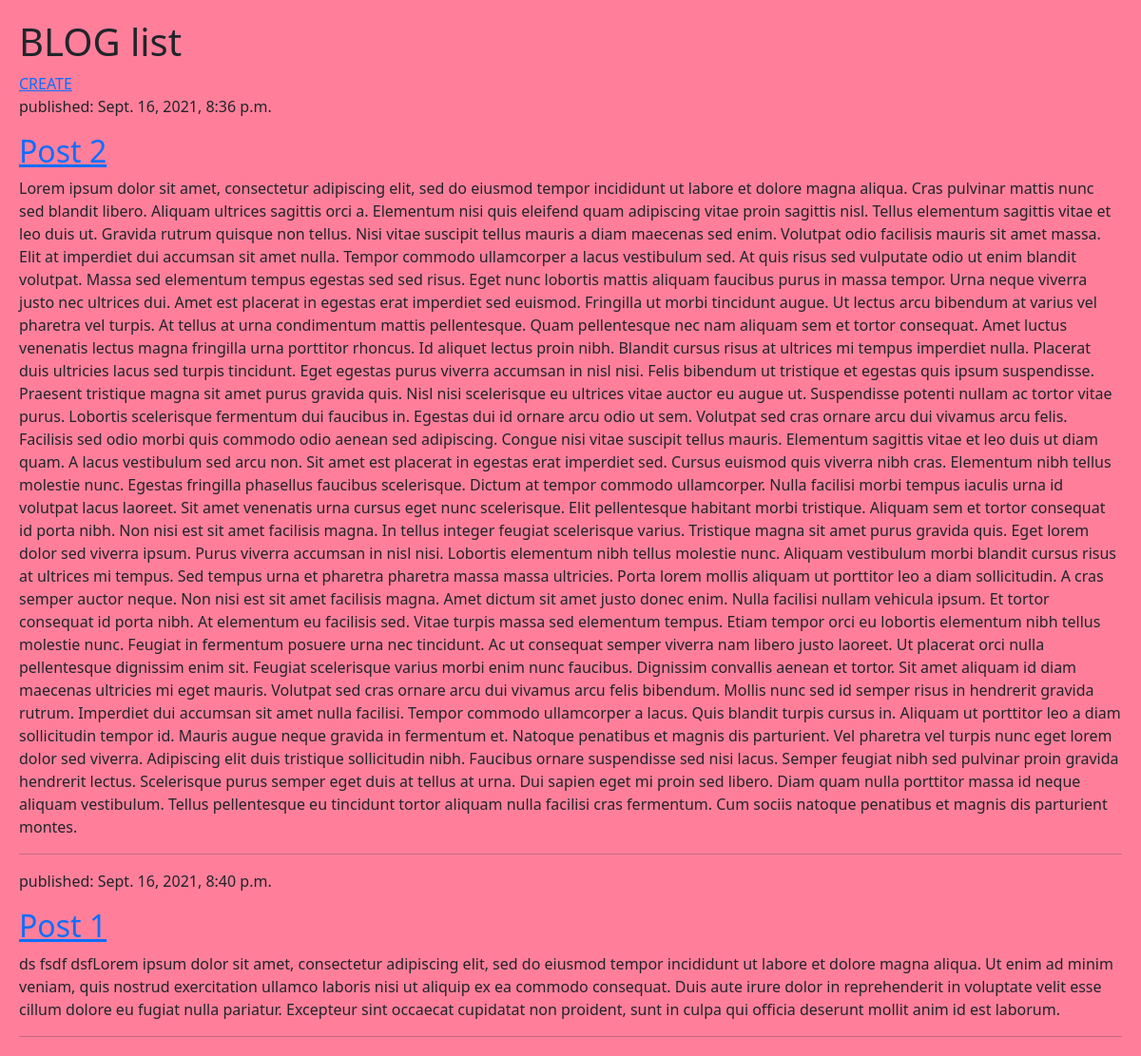
/, run on an earlier commit of the app's database.
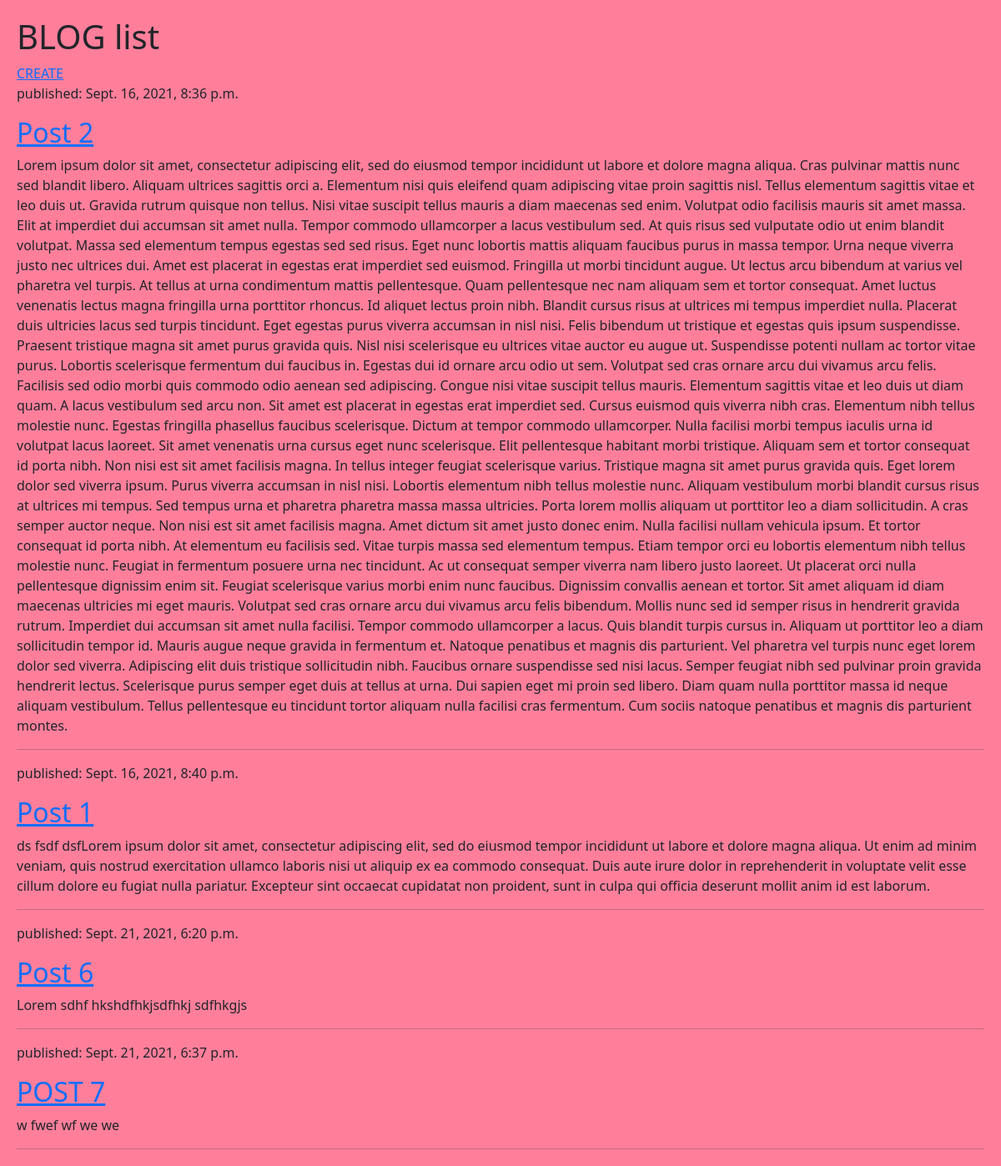
And on a later commit of the database.
### blog/models.py (models this page shows, shortened)
class Post(models.Model):
    author = models.ForeignKey('auth.User', on_delete=models.DO_NOTHING)
    title = models.CharField(max_length=200, null=False)
    text = models.TextField(null=False)
    create_date = models.DateTimeField(default=timezone.now)
    publish_date = models.DateTimeField(null=True)
    image = models.ImageField(upload_to='images', blank=True)

### blog/views.py (the view)
# urls.py: url(r'^$', views.post_list, name='post_list'),
def post_list(request):
    posts = Post.objects.filter(publish_date__lte=timezone.now()).order_by('publish_date')
    return render(request, 'blog/post_lists.html', {'posts':posts})

### blog/templates/blog/post_lists.html (shortened to what this page needs)
{% extends 'blog/base.html' %}
{% block content %}
    {% for post in posts %}
        <div class="post">
            <div class="date">
                <p>published: {{ post.publish_date }}</p>
            </div>
            <h2><a href="{% url 'post_detail' pk=post.pk %}">{{ post.title }}</a></h2>
            <p>{{ post.text }}</p>
            <hr>
        </div>
    {% endfor %}
{% endblock %}

### blog/templates/blog/base.html (shortened to what this page needs)
{% load static %}
<!DOCTYPE html>
<html lang="en">
<head>
    <link rel="stylesheet" href="https://stackpath.bootstrapcdn.com/bootstrap/4.5.0/css/bootstrap.min.css">
    <link rel="stylesheet" href="https://cdn.jsdelivr.net/npm/bootstrap@5.1.1/dist/css/bootstrap.min.css">
    <link rel="stylesheet" href="https://cdnjs.cloudflare.com/ajax/libs/material-design-iconic-font/2.2.0/css/material-design-iconic-font.min.css">
    <link rel="stylesheet" href="{% static 'blog/css/blog.css' %}">
</head>
<body>
    <h1>BLOG list</h1>
    <a href="{% url 'post_create' %}">CREATE</a>
    {% block content %}
    {% endblock %}
</body>
</html>

### blog/static/blog/css/blog.css (style rules this page uses)
body { background-color: rgb(255, 127, 155); margin: 20px !important; }

What changed in the data, as far as the page shows it:
added Post: publish_date "Sept. 21, 2021, 6:20 p.m.", title "Post 6", text "Lorem sdhf hkshdfhkjsdfhkj sdfhkgjs"
added Post: publish_date "Sept. 21, 2021, 6:37 p.m.", title "POST 7", text "w fwef wf we we"
